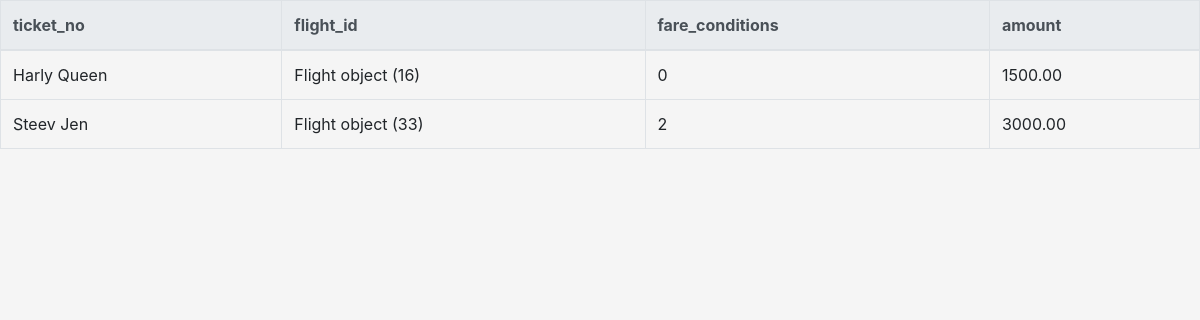
/aero/ticketflight/, run on the app's committed database.
### aero/models.py (models this page shows, shortened)
class TicketFlight(models.Model):
    ticket_no = models.ForeignKey('Ticket', to_field='ticket_no', on_delete=models.PROTECT, verbose_name='ticket_no')
    flight_id = models.ForeignKey('Flight', to_field='flight_id', on_delete=models.PROTECT, verbose_name='flight_id')
    class FareCondition(models.IntegerChoices):
        low = 0
        medium = 1
        hight = 2
    fare_conditions = models.IntegerField(choices=FareCondition.choices, verbose_name='fare_conditions')
    amount = models.DecimalField(max_digits=11, decimal_places=2, verbose_name='amount')

class Ticket(models.Model):
    ticket_no = models.IntegerField(primary_key=True, unique=True, verbose_name='ticket_no')
    book_ref = models.ForeignKey('Booking', to_field='book_ref', on_delete=models.PROTECT, verbose_name='book_ref')
    passenger_id = models.IntegerField(verbose_name='passenger_id')
    passenger_name = models.CharField(max_length=20, verbose_name='passenger_name')
    contact_data = models.CharField(max_length=20, verbose_name='contact_data')
    def __str__(self):
        return self.passenger_name

class Flight(models.Model):
    flight_id = models.IntegerField(primary_key=True, unique=True, verbose_name='flight_id')
    flight_no = models.IntegerField(verbose_name='flight_no')
    aircraft_code = models.ForeignKey('Aircraft', to_field='aircraft_code', on_delete=models.PROTECT, verbose_name='aircraft_code')
    airport_code = models.ForeignKey('Airport', to_field='airport_code', on_delete=models.PROTECT, verbose_name='airport_code')
    scheduled_departure = models.DateTimeField(verbose_name='scheduled_departure')
    departure_airport = models.CharField(max_length=30, verbose_name='departure_airport')
    arrival_airport = models.CharField(max_length=30, verbose_name='arrival_airport')
    actual_departure = models.DateTimeField(verbose_name='actual_departure')
    actual_arrival = models.DateTimeField(verbose_name='actual_arrival')
    status = models.BooleanField(default=False, verbose_name='status')

### aero/views.py (the view)
# urls.py: path('ticketflight/', ticket_flight_index),
def ticket_flight_index(request):
    template = loader.get_template("ticket_flight/index.html")
    ticket_flights = TicketFlight.objects.order_by("ticket_no")
    context = { 'ticket_flights': ticket_flights }
    return HttpResponse(template.render(context, request))

### aero/templates/ticket_flight/index.html (shortened to what this page needs)
<!DOCTYPE html>
<html>
	<head>
		<link rel="stylesheet" href="https://cdn.jsdelivr.net/npm/bootstrap@4.3.1/dist/css/bootstrap.min.css">
	</head>
	<body style="background: whitesmoke;">
	<table class="table table-bordered table-hover">
	  <thead class="thead-light">
	    <tr>
	      <th scope="col">ticket_no</th>
	      <th scope="col">flight_id</th>
	      <th scope="col">fare_conditions</th>
  	      <th scope="col">amount</th>
	    </tr>
	  </thead>
	  <tbody>
		{% for ticket_flight in ticket_flights %}
	    <tr>
	      <td>{{ticket_flight.ticket_no}}</td>
	      <td>{{ticket_flight.flight_id}}</td>
	      <td>{{ticket_flight.fare_conditions}}</td>
	      <td>{{ticket_flight.amount}}</td>
	    </tr>
		{% endfor %}
	  </tbody>
	</table>
	</body>
</html>

### data on the page
TicketFlight: ticket_no "Harly Queen", flight_id "Flight object (16)", fare_conditions "0", amount "1500.00"
TicketFlight: ticket_no "Steev Jen", flight_id "Flight object (33)", fare_conditions "2", amount "3000.00"
